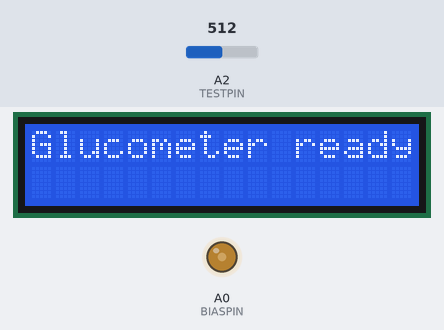
Bench run of a sketch on a simulated Arduino Nano 33 IoT. Shown: 16×2 character LCD, output pins drawn as LEDs (lit = HIGH). Inputs (shaded band) come from the test bench; at power-on: A2 (TESTPIN) = 512 (analog values on the 0–1023 scale). Nothing arrives over Bluetooth unless stated; a phone connects over Bluetooth LE 3 s after start; what the sketch prints to the serial monitor is not drawn. At 8.3 s the program stops and its outputs stay as they are.

Above: at 3.2 s.
3.3 s: A2 (TESTPIN) set to 501
At 4.1 s:
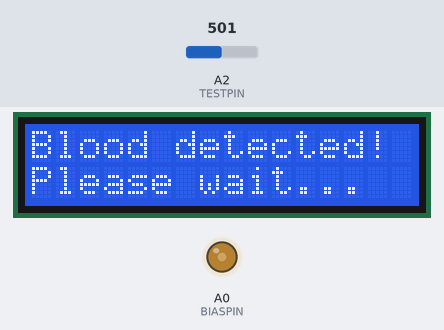
At 9.5 s:
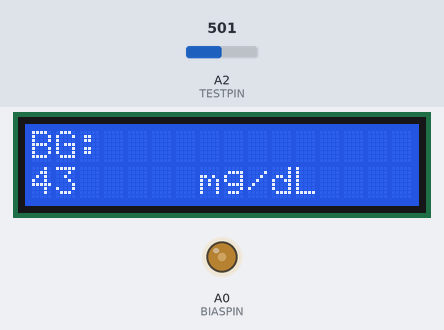
Timing chart, 0 to 9.8 s (numbered marks = the images above; inputs shaded):
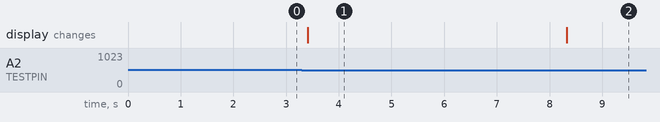

Measured:
- the behaviour switches between 508 and 507 on A2 (TESTPIN) (found by bisection; images 0 and 1)
- after the input at 3.3 s, the display: changes after 0.11 s (image 1)
- what the display in image 1 shows lasts 4.9 s, from 3.4 s to 8.3 s

The sketch:

test_strip_code.ino
```cpp
#include <Wire.h>
#include <LiquidCrystal_I2C.h>
#include <ArduinoBLE.h>


#define TESTPIN A2
#define BIASPIN A0
#define BIASVOLTAGE 95
#define CONTROL_LV_1_BG 86
#define CONTROL_LV_2_BG 209
#define CONTROL_LV_1_OUTPUT 1961
#define CONTROL_LV_2_OUTPUT 1874

LiquidCrystal_I2C lcd(0x27, 16, 2);
// Initializes a BLE service with UUID for glucometer
BLEService glucoseService("1808");
// Initializes a BLE characteristic with UUID of glucose measurement
// Also initializes the data field as a 2 byte value 0x0000
BLECharacteristic glucoseCharacteristic("2A18", BLERead | BLENotify, 2, 0);

/*
  Sets up the LCD, serial, BLE, and biasing components
  of the glucometer.
*/
void setup() {
  pinMode(TESTPIN, INPUT);

  Serial.begin(9600);

  setUpLCD();
  setUpBLE();

  analogReadResolution(12);
  analogWrite(BIASPIN, BIASVOLTAGE);
  delay(2000);
}


// Sets up an LCD peripheral for debugging
void setUpLCD(){
  lcd.init();
  lcd.backlight();
  lcd.setCursor(0, 0);
  lcd.print("Glucometer ready");
}

/*
  Sets up the BLE profile of the device. This sets the
  UUID of the device service as glucose, the characteristic,
  as glucose measurement, and a CCCD descriptor to allow
  requests for asynch updates.
*/
void setUpBLE() {
  BLE.setDeviceName("Arduino");
  BLE.setLocalName("Arduino");

  if (!BLE.begin()){
    Serial.println("BLE did not initialize");
  } else {
    Serial.print("BLE initialized with UUID: ");
    Serial.println(glucoseService.uuid());
  }

  BLE.setAdvertisedService(glucoseService);
  glucoseService.addCharacteristic(glucoseCharacteristic);
  BLE.addService(glucoseService);

  BLE.advertise();

}

/*
  Transmits the ready state of the glucometer.
  The value transmitted to BLE should 0.
*/
void readyState(){
  Serial.println("Waiting for sample...");
  glucoseCharacteristic.writeValue((uint16_t)0x0000);
}

/*
  Waits for a BLE central to connect to device. This function
  will stall until a central connects.
*/
void waitForBLECentral(){
  BLEDevice bleCentral;
  while (!bleCentral){
    bleCentral = BLE.central();
  }
  Serial.print("Connected to central: ");
  Serial.println(bleCentral.address());
  Serial.println("Central is connected, gracefully infinite looping");
}

/*
  Transmits the blood detected state
  via BLE, which is 0xffff.
*/
void bloodDetected() {
  lcd.setCursor(0,0);
  lcd.clear();
  Serial.println("Blood detected!");
  lcd.print("Blood detected!");
  lcd.setCursor(0,1);
  lcd.print("Please wait...");
  glucoseCharacteristic.writeValue((uint16_t)0xffff);
}

/*
  Transmits the calculated glucose concentration
  as an unsigned 16-bit integer.
*/
void transmitResult(int bgLevel){
  Serial.print("BG level: ");
  Serial.print(bgLevel);
  Serial.println(" mg/dL");
  lcd.clear();
  lcd.setCursor(0, 0);
  lcd.print("BG:");
  lcd.setCursor(0, 1);
  lcd.print(bgLevel);
  lcd.setCursor(7, 1);
  lcd.print("mg/dL");
  glucoseCharacteristic.writeValue((uint16_t)bgLevel);
}

/*
  Main loop of the system: waits for a central to connect,
  then transmits the ready state until blood is detected.
  After detection, measure the ADC value and convert to
  a BG value, and transmits it via bluetooth. The system
  then stalls until reset.
*/
void loop() {
  waitForBLECentral();
  readyState();
  if (analogRead(TESTPIN)<2030){
    //printAllAnalogValues();
    bloodDetected();

    float rawOutput = takeMeasurement(TESTPIN);
    float bgLevel = convertToBG(rawOutput);

    transmitResult(bgLevel);

    while (1) {}
  }
  delay(100);
}

/*  takes an analog pin number and waits for 5 seconds
 *  to read the output. Then reads the last 4 outputs
 *  and takes the average.
 *
 *  Returns a float average of the last 4 analog values.
 */
float takeMeasurement(int pinNumber){
  delay(4500);
  float resultSum = 0.0;
  for (int i = 0; i < 4; i++){
    resultSum += analogRead(pinNumber);
    delay(100);
  }
  return resultSum/4.0;
}

/* Calculates a linear equation using calibration values,
 *  then uses the equation to convert to a BG value
 *  measured in mg/dL.
 *
 *  Returns a float value of BG concentration in mg/dL.
 */
float convertToBG(float rawOutput){
  float slope = (CONTROL_LV_1_BG-CONTROL_LV_2_BG)/(CONTROL_LV_1_OUTPUT-CONTROL_LV_2_OUTPUT);
  float b = CONTROL_LV_1_BG-(slope*CONTROL_LV_1_OUTPUT);
  float bg = slope*rawOutput+b;
  return bg;
}

/* Prints out all analog values made in the duration of
 *  a measurement. This is used for debugging and calibration
 *  purposes.
 */
void printAllAnalogValues(){
  unsigned long startTime = millis();
  unsigned long waitTime = 5000;
  while(millis() - startTime <= waitTime){
    int finalValue = analogRead(TESTPIN);
    Serial.println(finalValue);
    delay(100);
    }
}
```
